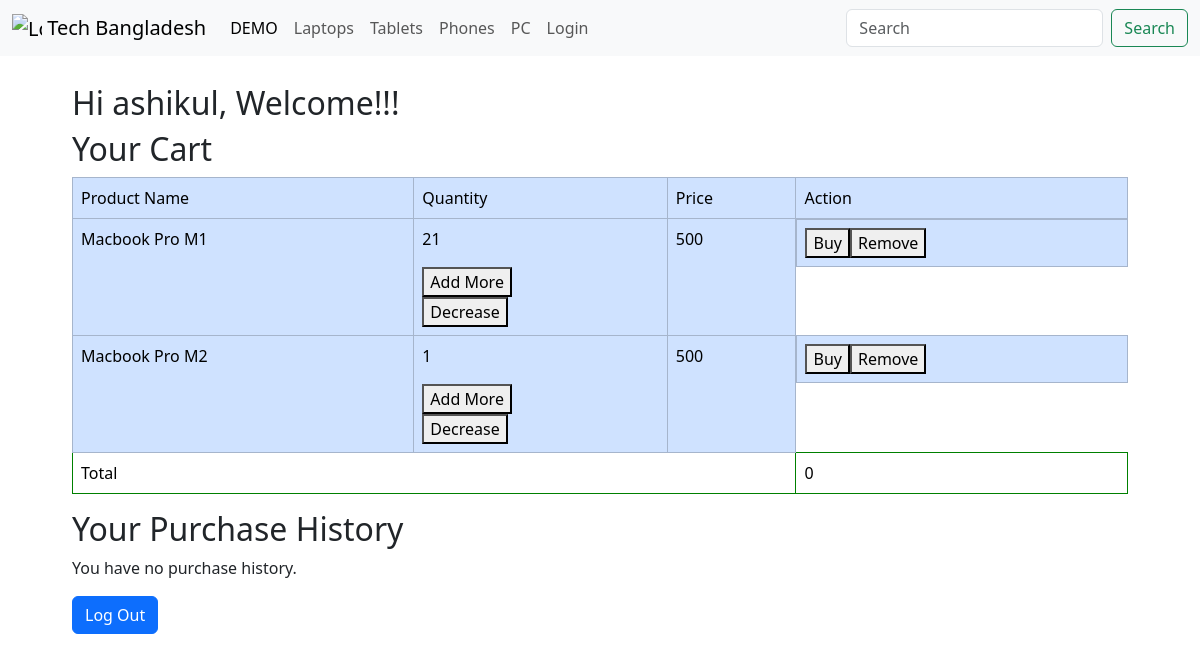
The page /profile (signed in) on the database as committed earlier.
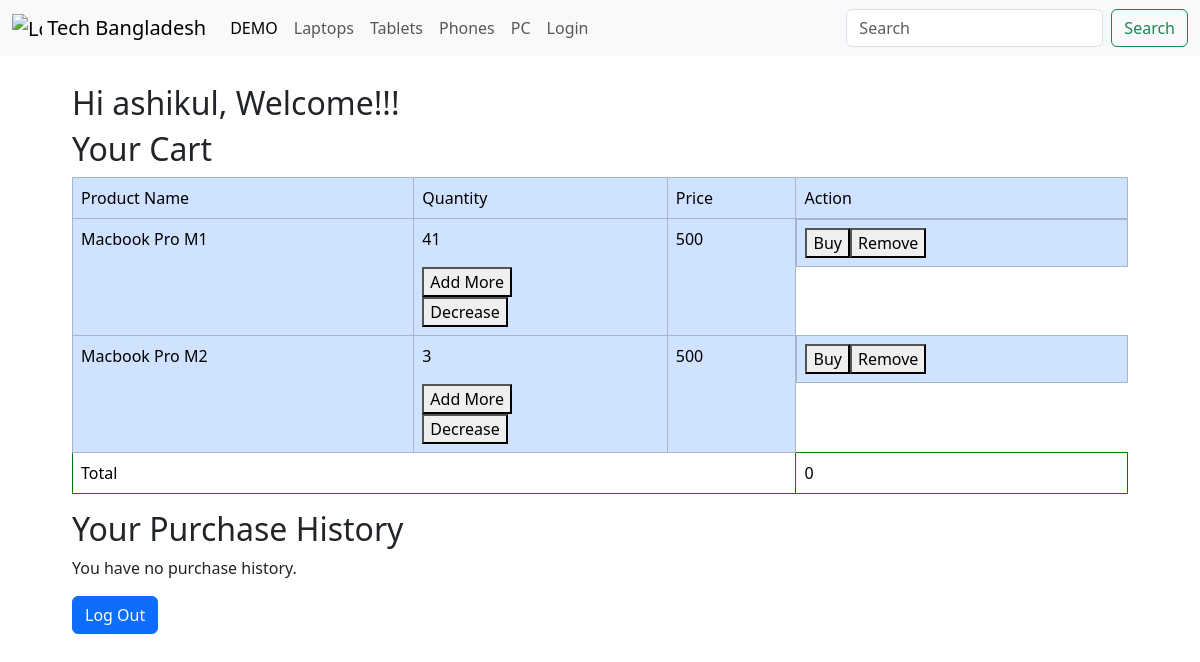
The same page on the database as committed later.
### app/models.py (models this page shows)
class User(db.Model,UserMixin):
    __tablename__ = 'user'
    id = db.Column(db.Integer, primary_key = True)
    name = db.Column(db.String, nullable = False)
    username = db.Column(db.String , unique = True, nullable = False)
    email = db.Column(db.String, unique = True, nullable = False)
    password = db.Column(db.String)
    profile_pic = db.Column(db.String, nullable = False)
    cart_items = db.relationship("Cart",back_populates="user",lazy = True)
    purchases = db.relationship("Purchase",back_populates = "user", lazy = True)

class Cart(db.Model):
    __tablename__ = 'cart'
    id = db.Column(db.Integer, primary_key =True)
    user_id = db.Column(db.Integer,db.ForeignKey("user.id"),nullable =False)
    product_id = db.Column(db.Integer, db.ForeignKey("product.id"),nullable = False)
    quantity = db.Column(db.Integer,default = 1)
    product = db.relationship("Product",backref = "cart_items")
    user = db.relationship("User", back_populates = "cart_items")

class Product(db.Model):
    __tablename__= "product"
    id = db.Column(db.Integer,primary_key = True)
    name = db.Column(db.String(200),nullable = False)
    brand = db.Column(db.String(200),nullable = True)
    releasedate = db.Column(db.String(200), nullable = True)
    description = db.Column(db.String(200),nullable = False)
    price = db.Column(db.Integer,nullable = False)
    stock = db.Column(db.Integer,nullable = False)
    category = db.Column(db.String(100),nullable = False)
    image = db.Column(db.String(100),nullable = False)
    availabity = db.Column(db.Boolean,nullable = True)
    time = db.Column(db.DateTime,default= datetime.now)
    hardware = db.relationship("Hardware",back_populates = "product")
    battery = db.relationship("Battery",back_populates = "product")
    display = db.relationship("Display",back_populates = "product")
    connectivity = db.relationship("Connectivity",back_populates = "product")
    camera = db.relationship("Camera",back_populates = "product")
    software = db.relationship("Software",back_populates = "product")
    extrainfo = db.relationship("Extrainfo",back_populates = "product")

### app/profile.py (the view)
@profiles.route('/profile')
@login_required
def profile():
    username = current_user.username
    email = current_user.email
    picture_url = current_user.profile_pic
    cart_items = Cart.query.filter(Cart.user_id == current_user.id).all()
    total = 0
    purchases = Purchase.query.filter(Purchase.user_id == current_user.id).all()
    return render_template('profile.html',username = username,email= email,picture_url = picture_url,cart_items = cart_items,total = total,purchases=purchases)

### app/__init__.py (called while the page is built)
@login_manager.user_loader
def load_user(user_id):
    from app.models import User
    return User.query.get(int(user_id))

### app/templates/profile.html (shortened to what this page needs)
{% extends 'layout.html' %}
{% block body %}
    <div class="container">
        <div class="row">
            <h2>
                Hi {{ current_user.name }}, Welcome!!!
            </h2>
        </div>
    </div>
    <div class="container">
    <h2 class="">
        Your Cart
    </h2>
    {% if not cart_items %}
    <p class="lead">You have nothing in your cart</p>
    {% else %}
    <table class="table">
        <tr class="table-primary">
            <td class="table-primary ">
                Product Name
            </td>
            <td class="table-primary">
                Quantity
            </td>
            <td class="table-primary">
                Price
            </td>
            <td class="table-primary">
                Action
            </td>
        </tr>
        {% for item in cart_items %}
            <tr class="table-primary" id="cart-item-{{item.id}}">
                <td class="table-primary ">
                    {{ item.product.name }}
                </td>
                <td class="table-primary ">
                    <p class="quantity_value{{item.id}}">{{ item.quantity }}</p>
                    <form method="post" action="/api/addquantity" class="quantity1">
                        <button type="submit">Add More</button>
                    </form>
                    {% if item.quantity > 1 %}
                    <form method="post" action="/api/decreasequantity" class="quantity2">
                        <button type="submit">Decrease</button>
                    </form>
                    {% else %}
                        <button  >Decrease</button>
                    {% endif %}
                </td>
                <td class="table-primary">
                    {{ item.product.price }}
                </td>
                <td class="table-primary" style="display: flex;">
                    <form method="post" action="/checkout">
                        <button  type="submit">Buy</button>
                    </form>
                    <form method="post" action="/api/remove_from_cart" class="removefromcart">
                        <button  type="submit" >Remove</button>
                    </form>
                </td>
            </tr>
    {% endfor %}
    <tr>
        <td colspan="3">Total</td>
        <td>{{ total }}</td>
    </tr>
    </table>
    {% endif  %}
</div>
<div class="container">
    <h2>
        Your Purchase History
    </h2>
    {% if not purchases %}
    <p>You have no purchase history.</p>
    {% endif  %}
</div>
<div>
<div class="container">
    <button type="button" class="btn btn-primary" data-bs-toggle="modal" data-bs-target="#exampleModal">
        Log Out
    </button>
</div>
{% endblock %}

### app/templates/layout.html (shortened to what this page needs)
<!DOCTYPE html>
<html>
<head>
  <link href="https://cdn.jsdelivr.net/npm/bootstrap@5.3.3/dist/css/bootstrap.min.css" rel="stylesheet"
>
</head>
<body>
  <div id="navigation bar">
    <nav class="navbar navbar-expand-lg bg-body-tertiary">
      <div class="container-fluid">
          <a class="navbar-brand" href="/">
            <img src="/docs/5.3/assets/brand/bootstrap-logo.svg" alt="Logo" width="30" height="24" class="d-inline-block align-text-top">
            Tech Bangladesh
          </a>
        <div class="collapse navbar-collapse" id="navbarSupportedContent">
          <ul class="navbar-nav me-auto mb-2 mb-lg-0">
            <li class="nav-item">
              <a class="nav-link active" aria-current="page" href="https://www.google.com/">DEMO</a>
            </li>
            <li class="nav-item">
              <a class="nav-link" href="{{ url_for('main.products',category = 'laptop')}}">Laptops</a>
            </li>
            <a class="nav-link" href="{{ url_for('main.products',category = 'tablet')}}">Tablets</a>
            <li class="nav-item">
              <a class="nav-link" href="{{ url_for('main.products',category = 'phone')}}">Phones</a>
            </li>
            <li class="nav-item">
              <a class="nav-link" href="#">PC</a>
            </li>
            <li class="nav_item">
              <a class="nav-link" href="/login">Login</a>
            </li>
          </ul>
          <form method="post" class="d-flex" action="{{ url_for('searching.search')}}">
            <input class="form-control me-2" list="datalist" type="text" placeholder="Search" aria-label="Search"
              name="keyword">
            <button class="btn btn-outline-success" type="submit">Search</button>
          </form>
        </div>
      </div>
    </nav>
  </div>
  <div class="body">
    {% block body %}
    {% endblock %}
</body>
</html>

### app/templates/layout.html (style rules this page uses)
.body { padding-left: 5%; padding-right: 5%; padding-top: 1%; }

### app/templates/profile.html (style rules this page uses)
td { border: 1px solid green; }

Rows that differ between the two databases and show on the page:
changed Cart "Macbook Pro M1": quantity "21" → "41"
changed Cart "Macbook Pro M2": quantity "1" → "3"
